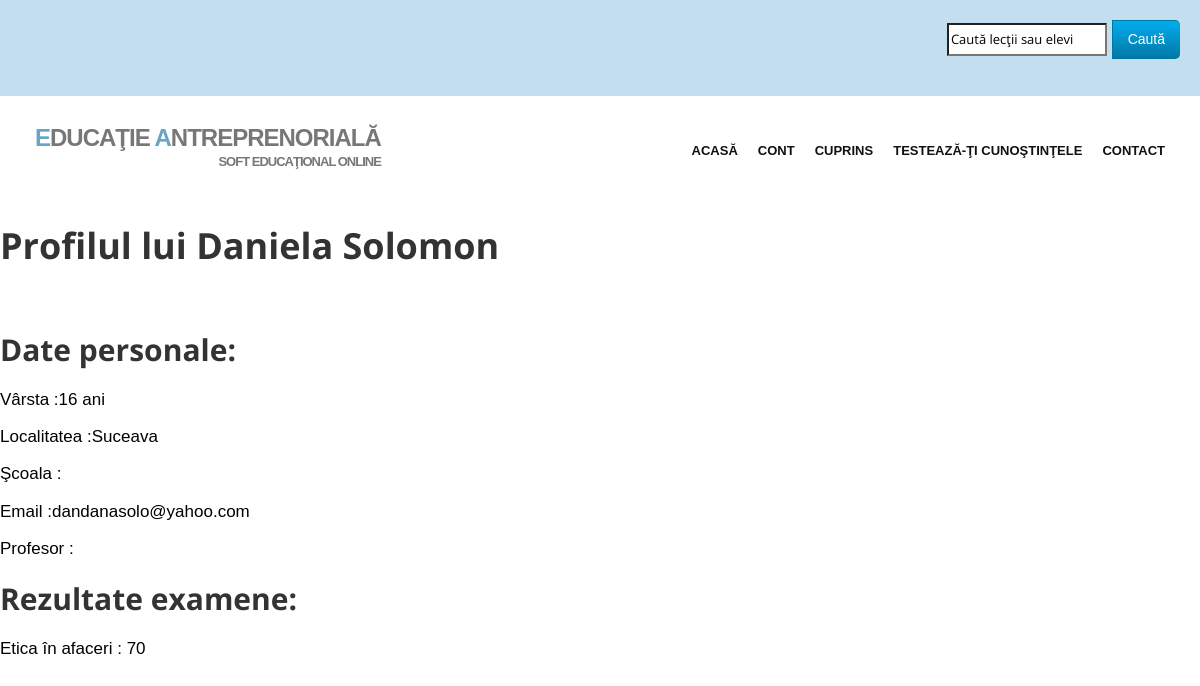
The app's page /profil.php?utilizator=dana (signed in) with its own data.
### tables this page shows
CREATE TABLE IF NOT EXISTS `utilizatori` (
  `id` int(11) NOT NULL AUTO_INCREMENT,
  `utilizator` varchar(32) NOT NULL,
  `parola` varchar(255) NOT NULL,
  `nume` varchar(32) NOT NULL,
  `prenume` varchar(32) NOT NULL,
  `localitatea` varchar(32) NOT NULL,
  `scoala` varchar(255) NOT NULL,
  `varsta` int(2) NOT NULL,
  `email` varchar(50) NOT NULL,
  `email_code` varchar(32) NOT NULL,
  `profesor` varchar(32) NOT NULL,
  `tip_utilizator` int(1) NOT NULL DEFAULT '0',
  `recuperare_parola` int(11) NOT NULL DEFAULT '0',
  PRIMARY KEY (`id`)
);

CREATE TABLE IF NOT EXISTS `punctaje` (
  `id` int(11) NOT NULL AUTO_INCREMENT,
  `utilizator` varchar(255) NOT NULL,
  `categorie` varchar(255) NOT NULL,
  `punctaj` int(11) NOT NULL,
  PRIMARY KEY (`id`)
);

### core/functii/general.php (called while the page is built, shortened)
<?php
function sanitize($data) {
	return mysql_real_escape_string($data);
}
function fetch($data) {
	return mysql_fetch_array($data);
}
?>

### core/functii/utilizatori.php (called while the page is built, shortened)
<?php
function user_data($id) {
	$id = (int)$id;
	$func_num_args = func_num_args();
	$func_get_args = func_get_args();
	if ($func_num_args > 1) {
		unset($func_get_args[0]);
		$fields = '`' . implode('`, `', $func_get_args) . '`';
		$data = mysql_fetch_assoc(mysql_query("SELECT $fields FROM `utilizatori` WHERE `id` = $id"));
		return $data;
	}
}
function user_exists($utilizator) {
	$utilizator = sanitize($utilizator);
	return (mysql_result(mysql_query("SELECT COUNT(`id`) FROM `utilizatori` WHERE `utilizator` = '$utilizator'"), 0) == 1) ? true : false;
}
function user_id_from_username($utilizator) {
	$utilizator = sanitize($utilizator);
	return mysql_result(mysql_query("SELECT (`id`) FROM `utilizatori` WHERE `utilizator` = '$utilizator'"), 0, 'id');
}
?>

### core/init.php (called while the page is built, shortened)
<?php
require 'functii/general.php';
require 'functii/utilizatori.php';
if (logged_in() === TRUE) {
$session_id = $_SESSION['id'];
$user_data = user_data($session_id, 'id', 'utilizator', 'parola', 'nume', 'prenume', 'localitatea','scoala', 'varsta', 'email', 'profesor', 'tip_utilizator');
}
?>

### profil.php (the view, shortened to what this page needs)
<?php
include 'core/init.php';
include 'include/header.php';
include 'include/head.php';
if (isset($_GET['utilizator']) === true && empty($_GET['utilizator']) === false) {
	$utilizator = $_GET['utilizator'];
	if (user_exists($utilizator) === true){
	$id = user_id_from_username($utilizator);
	$date_profil = user_data($id, 'nume', 'prenume', 'localitatea', 'scoala', 'varsta', 'email', 'profesor');
	?>
	    <h1>Profilul lui
	    <?php
	    echo $date_profil['prenume'];
	    echo $date_profil['nume'];
	    ?>
	    </h1></br>
	    <h2>Date personale:</h2>
	    <p>V&#226;rsta :<?php echo $date_profil['varsta']; ?> ani</p>
	    <p>Localitatea :<?php echo $date_profil['localitatea']; ?></p>
	    <p>&#350;coala :<?php echo $date_profil['scoala']; ?></p>
	    <p>Email :<?php echo $date_profil['email']; ?></p>
	    <p>Profesor :<?php echo $date_profil['profesor']; ?></p>
	  <?php if($user_data['tip_utilizator'] != 1 || $user_data['utilizator'] == $utilizator) {?>
	    <h2>Rezultate examene:</h2>
	    <?php
	    $query = mysql_query("SELECT * FROM punctaje where utilizator = '".sanitize($_GET['utilizator'])."'");
	while($row = fetch($query)){
		$punctaj = $row['punctaj'];
		$categorie = $row['categorie'];
		echo htmlspecialchars_decode($categorie).' : ';
		echo htmlspecialchars_decode($punctaj);
		?>
		</br> <?php
	}
}
	?>
	<?php
	} else {
            echo 'Acest utilizator nu exist&#259;!';
	}
} else {
	exit(header('Location: index.php'));
}
?>

### css/style.css (style rules this page uses)
h1,h2, h3, h4, h5, h6 { font-family:'Open Sans', Arial, sans-serif; font-weight:700; line-height:1.1em; color:#333; margin-bottom: 20px; }

### records on screen
utilizatori: prenume "Daniela", nume "Solomon", varsta "16", localitatea "Suceava", email "dandanasolo@yahoo.com"
punctaje: categorie "Etica în afaceri", punctaj "70"
